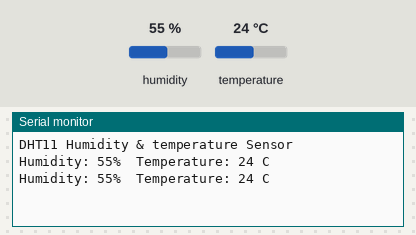
The sketch below on a simulated Arduino Uno, built with avr-gcc and run on an emulated ATmega328P. Shown: the last lines printed to the serial monitor. Inputs (shaded band) come from the test bench; at power-on: humidity 55 %, temperature 24 °C.

Above: at 2.7 s.
2.8 s: humidity set to 22 %
At 4.0 s:
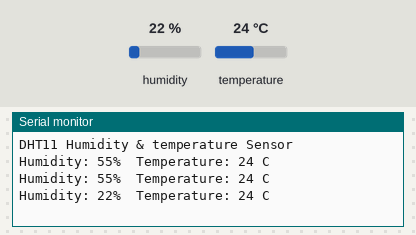
5.5 s: temperature set to 12 °C
At 7.1 s:
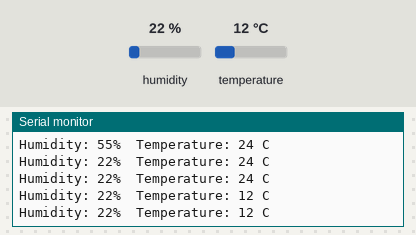
8.2 s: humidity set to 40 %
At 9.4 s:
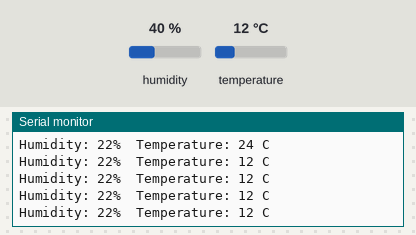
Timing chart, 0 to 11.2 s (numbered marks = the images above; inputs shaded):
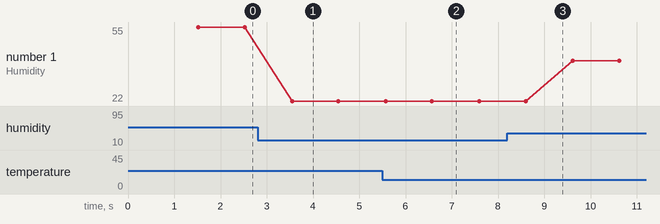

The sketch:

ex0100_simpleLedOn.ino
```cpp
//...S.example0109_setup.
//   DHT sensor library : https://www.arduinolibraries.info/libraries/dht-sensor-library
//   https://blog.naver.com/lego7407/221331174434
//   and https://www.brainy-bits.com/dht11-tutorial/
//   and https://cafe.naver.com/gubass/13407
#include <DHT.h>
#define DHT_APIN A0      //...set data pin to A0.
#define DHTTYPE DHT11
DHT dht(DHT_APIN, DHTTYPE);
//...E.example0109_setup.

//...S.example0107_setup, example0107_setup_010.
#include <Servo.h>
Servo servo0107;
int angle = 0;
//...E.example0107_setup, example0107_setup_010.


/*
   ...D:\JoyWins2\Lec_JavaRasPi3_0121\ex0100_simpleLedOn
*/
void setup() {
  //example0101_setup();
  //example0102_setup();
  //example0103_setup();//...'~': PWM.0~255.
  //example0104_setup();//...Photocell(LDR)
  //example0105_setup();//...Rotary Pontentiometer(R2)
  //example0105_setup_010();//...Rotary Pontentiometer(R2)
  //example0106_setup();//...Pushbutton::PullDown
  //example0106_setup_010();//...Pushbutton::PullUp
  //example0106_setup_020(); //...Pushbutton::INPUT_PULLUP(Arduino's inner resistance)
  //example0107_setup(); //...Basic Servo
  //example0107_setup_010(); //...Basic Servo + Rotary Potentiometer(R2)
  //example0108_setup(); //...Serial Tx
  //example0108_setup_010(); //...Serial Rx
  //example0108_setup_020(); //...Serial RxTx
  example0109_setup(); //...DHT11.

}

void loop() {
  //example0101();
  //example0102();
  //example0103();//...'~': PWM.0~255.image : https://drive.google.com/open?id=1lMKPw0NW8UQSAcJfGvQXJMzp5gIr5cf-
  //example0104();//...Photocell(LDR), image : https://drive.google.com/open?id=1Gl51PbBN4QMAn9VRGFkkISgWA_byTd4I
  //example0105();//...Rotary Pontentiometer(R2), image : https://drive.google.com/open?id=1ziFm6_tUdhLQcNUzng-Wi4TDtOUYIhRD
  //example0105_010();//...Rotary Pontentiometer(R2) and LED, image : https://drive.google.com/open?id=1IwLr_-OjT3p-SPYteyf0cBkvppdPwWeF
  //example0106(); //...Pushbutton::PullDown, image : https://drive.google.com/open?id=1AVlkpZPyL5T6S5Nx-UiMIZZq1ANPuJxC
  //example0106_010(); //...Pushbutton::PullUp, image : https://drive.google.com/open?id=1kHwkjc8c1gFvZUTPMHu_W8JQBPlioCzL
  //example0106_020(); //...Pushbutton::INPUT_PULLUP(Arduino's inner resistance), image : https://drive.google.com/open?id=1UmPMS3JBSaVot8TAn4cjw5ynyTuDgU2f
  //example0107(); //...Basic Servo, image : https://drive.google.com/open?id=1lJ3GJl6heZO6r4VjPYXKjiuQrQKxy_hE
  //example0107_010(); //...Basic Servo + Rotary Potentiometer(R2), image : https://drive.google.com/open?id=1g-b48qlIR9j7i5uI83Udqm8WmXt_Iafk
  //example0108(); //...Serial Tx
  //example0108_010(); //...Serial Rx, chooose 'no line ending' at Serial Monitor.
  //example0108_020(); //...Serial RxTx
  example0109(); //...DHT11, image : https://drive.google.com/open?id=1EyLtqQag-9zg0i73ByUD4ZyKPKqS42tM


}

void example0109() {
  float h = dht.readHumidity();
  float t = dht.readTemperature();

  Serial.print("Humidity: ");
  Serial.print((byte)h);
  Serial.print("%\t");
  Serial.print("Temperature: ");
  Serial.print((byte)t);
  Serial.println(" C");
  delay(1000);

}

void example0108_020() {
  //...Number(AsciiCode) : 0(48)...,A(65)...,a(97)...\n(10),\r(13,return).
  if (Serial.available()) { //...exclude -1.
    int a = Serial.read();
    if (a == 49) //...a = 1.
      digitalWrite(13, 1);
    if (a == 48) //...a = 0.
      digitalWrite(13, 0);
  }
}

void example0108_010() {
  if (Serial.available()) { //...exclude -1.
    int a = Serial.read();
    //Serial.print("Serial read value : ");
    Serial.println(a);
  }
}

void example0108() {
  //...nothing.
}

void example0107_010() {
  int a0 = analogRead(A0);
  int a0_map = map(a0, 0, 1023, 0, 180); //...convert value range of a0(0~1023) to value of angle(0~180).
  Serial.print("Rotary Pontentiometer(R2) : ");
  Serial.println(a0_map);
  servo0107.write(a0_map);
  delay(100);
}

void example0107() {
  for (angle = 0; angle < 90; angle += 1) {
    servo0107.write(angle);
    delay(100);
  }
}

void example0106_020() {
  example0106();
}

void example0106_010() {
  example0106();
}

void example0106() {
  int d2 = digitalRead(2);
  delay(100);
  Serial.print("Pushbutton : ");
  Serial.println(d2);
}

void example0105_010() {
  example0105();
}

void example0105() {
  int a0 = analogRead(A0);
  //map(a0, 0,1023, 0,255); //...convert value range of a0(0~1023) to value of PWM(0~255).
  //int b0 = map(a0, 0,1023, 0,5); //...convert value range of a0(0~1023) to value of Voltage(0~5).
  int b0 = map(a0, 0, 1023, 0, 50); //...convert value range of a0(0~1023) to value of Voltage(0.0~5.0).
  Serial.print("Rotary Pontentiometer(R2) : ");
  Serial.println(b0 / 10.0f);
  delay(250);
}

void example0104() {
  int a0 = analogRead(A0);
  delay(250);
  Serial.print("Photocell Value : ");
  Serial.println(a0);
}

void example0103() {
  for (int i = 0 ; i < 256; ++i) {
    analogWrite(11, i);
    delay(10);
  }
}

void example0102() {
  for (int i = 13; i >= 11; --i) {
    digitalWrite(i, 1);
    delay(250);
    digitalWrite(i, 0);
    delay(250);
  }
}

void example0101() {
  digitalWrite(13, 1);
  digitalWrite(12, 0);
  digitalWrite(11, 0);
  delay(1000);
  digitalWrite(13, 0);
  digitalWrite(12, 1);
  digitalWrite(11, 0);
  delay(1000);
  digitalWrite(13, 0);
  digitalWrite(12, 0);
  digitalWrite(11, 1);
  delay(1000);
}

void example0109_setup() {
  Serial.begin(9600);
  delay(500);//Delay to let system boot
  Serial.println("DHT11 Humidity & temperature Sensor\n\n");
  delay(1000);//Wait before accessing Sensor
}


void example0108_setup_020() {
  Serial.begin(9600);
  pinMode(13, OUTPUT);
}

void example0108_setup_010() {
  Serial.begin(9600);
}

void example0108_setup() {
  /*
     ...Serial.write : number is printed as ascii code, not number.
  */
  Serial.begin(9600);
  Serial.write("\nHi, Serial from Arduino to PC\nJoyWins!\n");
  Serial.println(65); //...print number 65.
  Serial.write(65); //...print AsciiCode, not Number. 0(48)...,A(65)...,a(97)...\n(10),\r(13,return).
}

void example0107_setup_010() {
  Serial.begin(9600);
  example0107_setup();
}

void example0107_setup() {
  /*
     ...Basic Servo : angle range : 0~180degreen
  */
  servo0107.attach(8);
}

void example0106_setup_020() {
  Serial.begin(9600);
  pinMode(2, INPUT_PULLUP);
}

void example0106_setup_010() {
  example0106_setup();
}

void example0106_setup() {
  Serial.begin(9600);
  pinMode(2, INPUT);
}

void example0105_setup_010() {
  example0105_setup();
}

void example0105_setup() {
  /*
     ...Rotary Pontentiometer(R2) : 0 ~ 1023.
        GND, A0, 5V.
        PWM PIN : 3,5,6,9,10,11.
        LED connect with PWM PIN.
  */
  Serial.begin(9600);
}

void example0104_setup() {
  //...AnalogPin : A0~A5 : 0~1023.
  Serial.begin(9600);
}

void example0103_setup() {
  //...'~': PWM.0~255.
  analogWrite(11, 10);
}

void example0102_setup() {
  pinMode(13, OUTPUT);
  pinMode(12, OUTPUT);
  pinMode(11, OUTPUT);

  digitalWrite(13, 0);
  digitalWrite(12, 0);
  digitalWrite(11, 0);
}

void example0101_setup() {
  pinMode(13, OUTPUT);
  pinMode(12, OUTPUT);
  pinMode(11, OUTPUT);

  digitalWrite(13, 0);
  digitalWrite(12, 0);
  digitalWrite(11, 0);
}
```

Measured:
- after the input at 2.8 s, the serial monitor: prints a new line after 0.75 s (image 1)
- after the input at 5.5 s, the serial monitor: prints a new line after 0.07 s (image 2)
- plotted number 1: 55 → 22 after the input at 2.8 s, 22 → 40 after the input at 8.2 s
